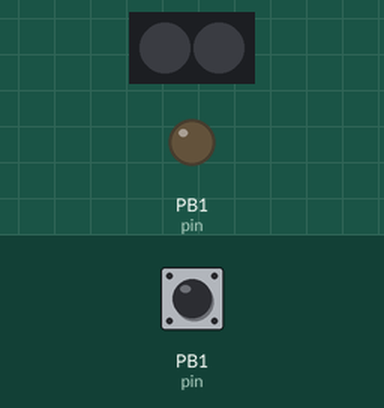
Simulated run of this sketch. Board: ATtiny85, built with avr-gcc and run on an emulated ATtiny85. Shown: 2 RGB LEDs in strip order, left to right, output pins drawn as LEDs (lit = HIGH). Inputs (shaded band) come from the test bench; at power-on: PB1 (pin) LOW. Dim RGB values are drawn brighter than linear.

Above: at 1.2 s.
1.3 s: PB1 (pin) pulsed HIGH 2 times (0.12 s each, 0.3 s apart)
At 1.72 s:
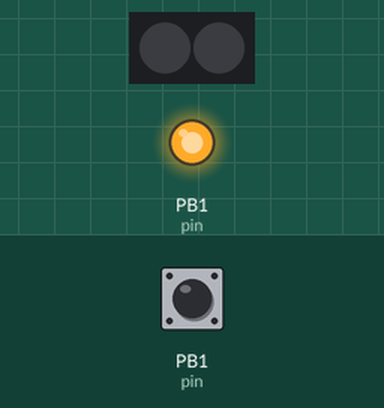
At 2.4 s:
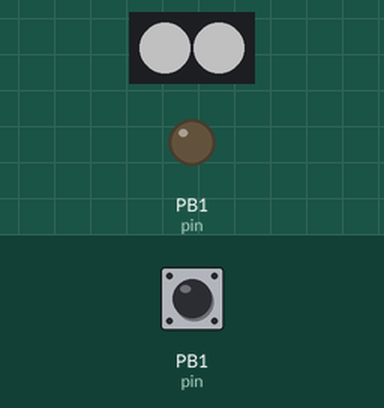
3.4 s: PB1 (pin) pulsed HIGH 5 times (0.12 s each, 0.3 s apart)
At 3.82 s:
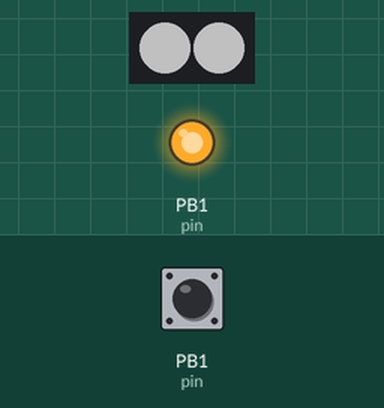
Timing chart, 0 to 7.1 s (numbered marks = the images above; inputs shaded):
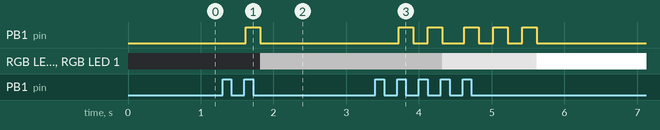

Measured:
- after the input at 1.3 s, PB1 (pin): LOW → HIGH after 0.32 s, → LOW 0.20 s later; RGB LED 0, RGB LED 1: off → RGB(85, 85, 85) after 0.52 s
- after the input at 3.4 s, PB1 (pin): LOW → HIGH after 0.32 s, → LOW 0.20 s later, → HIGH 0.20 s later, → LOW 0.20 s later, … (10 changes in this stretch); RGB LED 0, RGB LED 1: RGB(85, 85, 85) → RGB(170, 170, 170) after 0.92 s, → RGB(255, 255, 255) 1.3 s later

The sketch:

IronManTest1.ino
```cpp
/* Control a pair of Neopixels for a NYE costume.
 *  Short press of the button cycles brightness and
 *  colour; long (>3 s) press toggles disco mode
 */

#include <Adafruit_NeoPixel.h>
#ifdef __AVR_ATtiny85__ // Trinket, Gemma, etc.
 #include <avr/power.h>
#endif

#define PIN 0

int pin = 1;
int mode = 0;
unsigned long start_time;
unsigned long duration;
unsigned long disco_start;
unsigned long disco_prev_t;
unsigned long flash_duration = 200;

Adafruit_NeoPixel pixels = Adafruit_NeoPixel(2, PIN);
uint32_t color;
uint32_t l_eye_array[6] = {0xFF0000, 0x00FF00, 0x0000FF, 0xFF0000, 0x00FF00, 0x0000FF};
uint32_t r_eye_array[6] = {0xFF0000, 0x00FF00, 0x0000FF, 0x00FF00, 0x0000FF, 0xFF0000};

void setup() {
  // start up with the pin listening for button presses
  pinMode(pin, INPUT);
  // set up neopixels
  #ifdef __AVR_ATtiny85__ // Trinket, Gemma, etc.
    if(F_CPU == 16000000) clock_prescale_set(clock_div_1);
  #endif
  pixels.begin();
}

void loop() {
  // check on each loop whether button is pressed, and react accordingly
  if (digitalRead(pin) == HIGH)
  {
    onButtonPress();
  }
  // in order to make disco mode interruptable, implement in main loop
  if (mode == 7){
    discoMode();
  }
}

void onButtonPress() {
  // time the duration of a button press, and react accordingly
  start_time = millis();
  while (digitalRead(pin) == HIGH)
  {
    // do nothing, just wait
  }
  duration = millis() - start_time;
  if (duration < 3000){
    incrementMode();
  }
  else {
    mode = 7;
    disco_start = millis();
    disco_prev_t = 0;
  }
}

void incrementMode(){
  // cycle through modes
  mode++;
  if (mode > 6){
    mode = 0;
  }
  changeMode();
}

void changeMode(){
  // implement newly selected standard mode
  switch (mode) {
    case 0:
      // turn everything off
      color = pixels.Color(0, 0, 0);
      break;
    case 1:
      // turn on 1/3 brightness, white
      color = pixels.Color(85, 85, 85);
      break;
    case 2:
      // turn on 2/3 brightness, white
      color = pixels.Color(170, 170, 170);
      break;
    case 3:
      // turn on full brightness, white
      color = pixels.Color(255, 255, 255);
      break;
    case 4:
      // turn on 2/3 brightness, red
      color = pixels.Color(170, 0, 0);
      break;
    case 5:
      // turn on 2/3 brightnes, green
      color = pixels.Color(0, 170, 0);
      break;
    case 6:
      // turn on 2/3 brightness, blue
      color = pixels.Color(0, 0, 170);
      break;
  }
  testFn(mode);
  for (int eidx = 0; eidx < 2; eidx++) pixels.setPixelColor(eidx, color);
  pixels.show();
}

void discoMode(){
  unsigned long t = millis() - disco_start;
  if ((t - disco_prev_t) > flash_duration){
    disco_prev_t = t;
    // round to nearest flash_duration do mods to choose the value of the left and right eye arrays to set colors to
    int cidx = floor((t % (6 * flash_duration))/flash_duration);
    pixels.setPixelColor(0, l_eye_array[cidx]);
    pixels.setPixelColor(1, r_eye_array[cidx]);
    pixels.show();

    // dummy code for testing switch to discoMode
    unsigned long temp = flash_duration;
    flash_duration = 50;
    testFn(10);
    flash_duration = temp;
  }
}

void testFn(int md){
  // function to test incrementing mode
  pinMode(pin, OUTPUT);
  for (int idx = 0; idx < md; idx++){
    digitalWrite(pin, LOW);
    delay(flash_duration);
    digitalWrite(pin, HIGH);
    delay(flash_duration);
    digitalWrite(pin, LOW);
  }
  pinMode(pin, INPUT);
}
```
